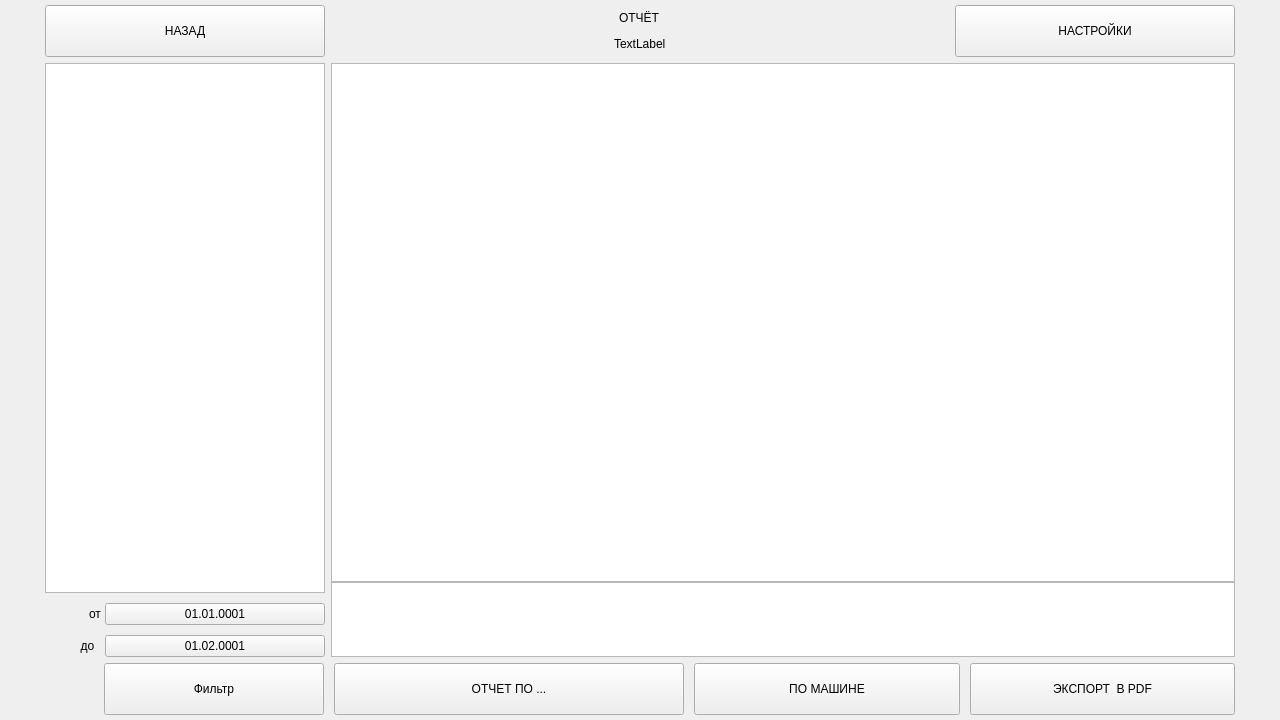
<?xml version="1.0" encoding="UTF-8"?>
<ui version="4.0">
 <class>ReportPage</class>
 <widget class="QWidget" name="ReportPage">
  <property name="geometry">
   <rect>
    <x>0</x>
    <y>0</y>
    <width>1280</width>
    <height>720</height>
   </rect>
  </property>
  <property name="minimumSize">
   <size>
    <width>0</width>
    <height>0</height>
   </size>
  </property>
  <property name="maximumSize">
   <size>
    <width>16777215</width>
    <height>16777215</height>
   </size>
  </property>
  <property name="windowTitle">
   <string>Form</string>
  </property>
  <layout class="QVBoxLayout" name="verticalLayout">
   <property name="leftMargin">
    <number>0</number>
   </property>
   <property name="topMargin">
    <number>5</number>
   </property>
   <property name="rightMargin">
    <number>0</number>
   </property>
   <property name="bottomMargin">
    <number>5</number>
   </property>
   <item>
    <layout class="QHBoxLayout" name="horizontalLayout_8">
     <property name="spacing">
      <number>7</number>
     </property>
     <property name="leftMargin">
      <number>45</number>
     </property>
     <property name="rightMargin">
      <number>45</number>
     </property>
     <item>
      <widget class="QPushButton" name="BackButton">
       <property name="minimumSize">
        <size>
         <width>0</width>
         <height>52</height>
        </size>
       </property>
       <property name="maximumSize">
        <size>
         <width>280</width>
         <height>16777215</height>
        </size>
       </property>
       <property name="text">
        <string>НАЗАД</string>
       </property>
      </widget>
     </item>
     <item>
      <layout class="QVBoxLayout" name="verticalLayout_2">
       <property name="spacing">
        <number>0</number>
       </property>
       <item alignment="Qt::AlignmentFlag::AlignHCenter">
        <widget class="QLabel" name="EcoTaxi">
         <property name="text">
          <string>ОТЧЁТ</string>
         </property>
        </widget>
       </item>
       <item alignment="Qt::AlignmentFlag::AlignHCenter">
        <widget class="QLabel" name="Header">
         <property name="text">
          <string>TextLabel</string>
         </property>
        </widget>
       </item>
      </layout>
     </item>
     <item>
      <widget class="QPushButton" name="SettingsButton">
       <property name="minimumSize">
        <size>
         <width>0</width>
         <height>52</height>
        </size>
       </property>
       <property name="maximumSize">
        <size>
         <width>280</width>
         <height>16777215</height>
        </size>
       </property>
       <property name="text">
        <string>НАСТРОЙКИ</string>
       </property>
      </widget>
     </item>
    </layout>
   </item>
   <item>
    <layout class="QHBoxLayout" name="horizontalLayout_7" stretch="9,29">
     <property name="leftMargin">
      <number>45</number>
     </property>
     <property name="rightMargin">
      <number>45</number>
     </property>
     <item>
      <layout class="QVBoxLayout" name="verticalLayout_4">
       <property name="spacing">
        <number>10</number>
       </property>
       <item>
        <widget class="QTableView" name="sideTable">
         <property name="maximumSize">
          <size>
           <width>300</width>
           <height>16777215</height>
          </size>
         </property>
         <property name="editTriggers">
          <set>QAbstractItemView::EditTrigger::NoEditTriggers</set>
         </property>
         <property name="selectionMode">
          <enum>QAbstractItemView::SelectionMode::SingleSelection</enum>
         </property>
         <property name="selectionBehavior">
          <enum>QAbstractItemView::SelectionBehavior::SelectRows</enum>
         </property>
         <attribute name="verticalHeaderVisible">
          <bool>true</bool>
         </attribute>
        </widget>
       </item>
       <item>
        <layout class="QHBoxLayout" name="horizontalLayout_5">
         <property name="spacing">
          <number>0</number>
         </property>
         <property name="leftMargin">
          <number>0</number>
         </property>
         <property name="rightMargin">
          <number>0</number>
         </property>
         <item alignment="Qt::AlignmentFlag::AlignRight">
          <widget class="QLabel" name="label_2">
           <property name="text">
            <string>от </string>
           </property>
          </widget>
         </item>
         <item alignment="Qt::AlignmentFlag::AlignRight">
          <widget class="QPushButton" name="FromDateButton">
           <property name="minimumSize">
            <size>
             <width>220</width>
             <height>0</height>
            </size>
           </property>
           <property name="text">
            <string>01.01.0001</string>
           </property>
          </widget>
         </item>
        </layout>
       </item>
       <item>
        <layout class="QHBoxLayout" name="horizontalLayout_9">
         <item alignment="Qt::AlignmentFlag::AlignRight">
          <widget class="QLabel" name="label">
           <property name="text">
            <string>     до</string>
           </property>
          </widget>
         </item>
         <item>
          <widget class="QPushButton" name="ToDateButton">
           <property name="minimumSize">
            <size>
             <width>220</width>
             <height>0</height>
            </size>
           </property>
           <property name="text">
            <string>01.02.0001</string>
           </property>
          </widget>
         </item>
        </layout>
       </item>
      </layout>
     </item>
     <item>
      <layout class="QVBoxLayout" name="verticalLayout_3">
       <property name="spacing">
        <number>0</number>
       </property>
       <item>
        <widget class="QTableView" name="tableView">
         <property name="editTriggers">
          <set>QAbstractItemView::EditTrigger::NoEditTriggers</set>
         </property>
         <property name="selectionMode">
          <enum>QAbstractItemView::SelectionMode::SingleSelection</enum>
         </property>
         <property name="selectionBehavior">
          <enum>QAbstractItemView::SelectionBehavior::SelectRows</enum>
         </property>
         <property name="sortingEnabled">
          <bool>true</bool>
         </property>
         <attribute name="verticalHeaderVisible">
          <bool>true</bool>
         </attribute>
        </widget>
       </item>
       <item>
        <widget class="QTableView" name="bottomTable">
         <property name="minimumSize">
          <size>
           <width>0</width>
           <height>75</height>
          </size>
         </property>
         <property name="maximumSize">
          <size>
           <width>16777215</width>
           <height>75</height>
          </size>
         </property>
         <property name="editTriggers">
          <set>QAbstractItemView::EditTrigger::NoEditTriggers</set>
         </property>
         <attribute name="verticalHeaderVisible">
          <bool>false</bool>
         </attribute>
        </widget>
       </item>
      </layout>
     </item>
    </layout>
   </item>
   <item>
    <layout class="QHBoxLayout" name="horizontalLayout_6">
     <property name="spacing">
      <number>10</number>
     </property>
     <property name="leftMargin">
      <number>104</number>
     </property>
     <property name="rightMargin">
      <number>45</number>
     </property>
     <item>
      <widget class="QPushButton" name="FilterButton">
       <property name="minimumSize">
        <size>
         <width>220</width>
         <height>52</height>
        </size>
       </property>
       <property name="maximumSize">
        <size>
         <width>220</width>
         <height>16777215</height>
        </size>
       </property>
       <property name="text">
        <string>Фильтр</string>
       </property>
      </widget>
     </item>
     <item>
      <widget class="QPushButton" name="ReportButton">
       <property name="minimumSize">
        <size>
         <width>350</width>
         <height>52</height>
        </size>
       </property>
       <property name="text">
        <string>ОТЧЕТ ПО ...</string>
       </property>
      </widget>
     </item>
     <item>
      <widget class="QPushButton" name="ItemButton">
       <property name="minimumSize">
        <size>
         <width>0</width>
         <height>52</height>
        </size>
       </property>
       <property name="text">
        <string>ПО МАШИНЕ</string>
       </property>
      </widget>
     </item>
     <item>
      <widget class="QPushButton" name="ToPDFButton">
       <property name="minimumSize">
        <size>
         <width>250</width>
         <height>52</height>
        </size>
       </property>
       <property name="text">
        <string>ЭКСПОРТ  В PDF</string>
       </property>
      </widget>
     </item>
    </layout>
   </item>
  </layout>
 </widget>
 <resources/>
 <connections/>
</ui>
